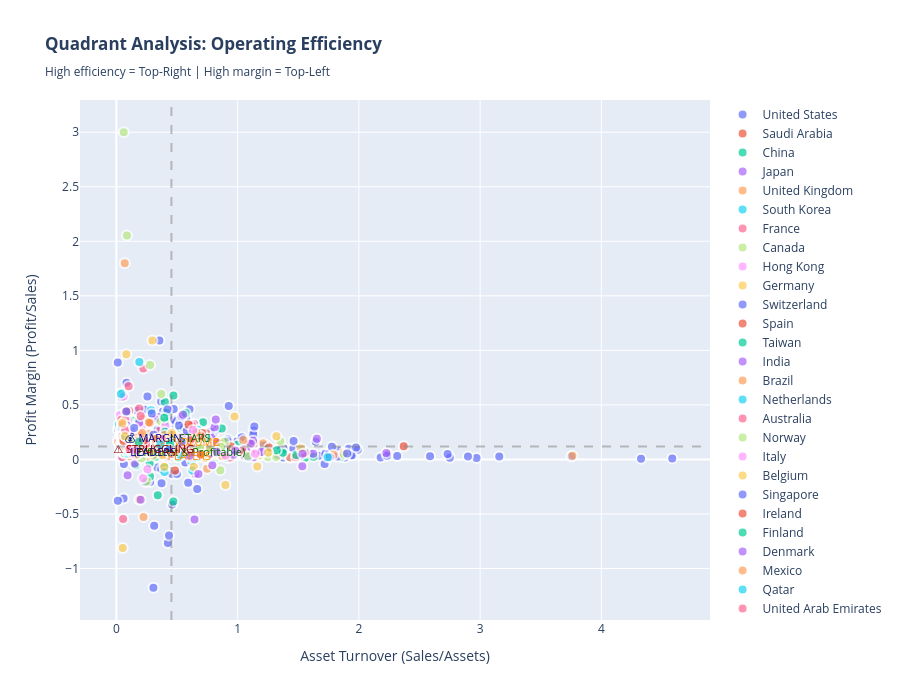

The notebook cell this image was saved under:
### Code cell
# 3. QUADRANT ANALYSIS: Operating Efficiency Heatmap
# X-axis: Asset Turnover (Sales/Assets), Y-axis: Profit Margin (Profit/Sales)

# Filter valid data
df_quad = df.dropna(subset=['asset_turnover', 'profit_margin', 'sales', 'profit']).copy()

fig = go.Figure()

# Color by country for visual distinction
colors_map = {}
color_palette = px.colors.qualitative.Plotly
for i, country in enumerate(df_quad['country'].unique()):
    colors_map[country] = color_palette[i % len(color_palette)]

for country in df_quad['country'].unique():
    country_data = df_quad[df_quad['country'] == country]
    fig.add_trace(go.Scatter(
        x=country_data['asset_turnover'],
        y=country_data['profit_margin'],
        mode='markers',
        marker=dict(
            size=10,
            color=colors_map[country],
            opacity=0.7,
            line=dict(width=2, color='white')
        ),
        text=[f"<b>{name}</b><br>Asset Turnover: {at:.2f}<br>Profit Margin: {pm:.2%}<br>Sales: ${s}B<br>Profit: ${p}B" 
              for name, at, pm, s, p in zip(country_data['name'], country_data['asset_turnover'], 
                                           country_data['profit_margin'], country_data['sales'], 
                                           country_data['profit'])],
        hovertemplate='%{text}<extra></extra>',
        name=country
    ))

# Add quadrant lines (median values)
median_asset_turnover = df_quad['asset_turnover'].median()
median_profit_margin = df_quad['profit_margin'].median()

fig.add_hline(y=median_profit_margin, line_dash="dash", line_color="gray", opacity=0.5)
fig.add_vline(x=median_asset_turnover, line_dash="dash", line_color="gray", opacity=0.5)

# Add quadrant labels
fig.add_annotation(text="⭐ STARS<br>(Efficient & Profitable)", x=median_asset_turnover+0.15, y=median_profit_margin+0.02, showarrow=False, font=dict(size=11, color="darkgreen"))
fig.add_annotation(text="💰 MARGIN<br>LEADERS", x=median_asset_turnover-0.15, y=median_profit_margin+0.02, showarrow=False, font=dict(size=11, color="darkblue"))
fig.add_annotation(text="📈 VOLUME<br>PLAYERS", x=median_asset_turnover+0.15, y=median_profit_margin-0.02, showarrow=False, font=dict(size=11, color="darkorange"))
fig.add_annotation(text="⚠️ STRUGGLING", x=median_asset_turnover-0.15, y=median_profit_margin-0.02, showarrow=False, font=dict(size=11, color="darkred"))

fig.update_layout(
    title="<b>Quadrant Analysis: Operating Efficiency</b><br><sub>High efficiency = Top-Right | High margin = Top-Left</sub>",
    xaxis_title="Asset Turnover (Sales/Assets)",
    yaxis_title="Profit Margin (Profit/Sales)",
    height=700,
    hovermode='closest',
    showlegend=True
)
fig.show()
